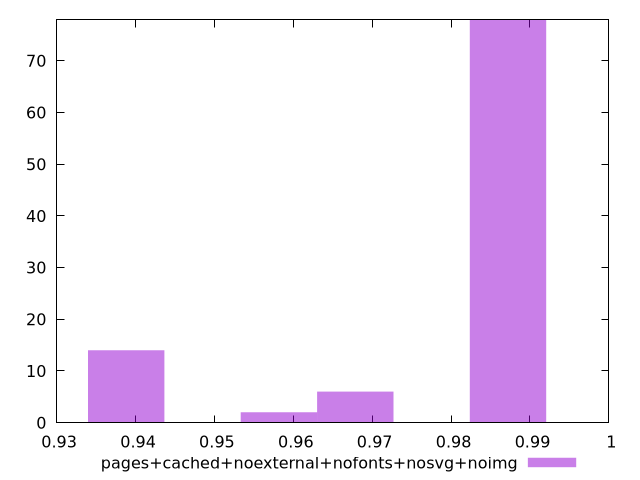

Reproduce this figure in gnuplot.
$_pagesCachedNoexternalNofontsNosvgNoimg <<EOF
0.987213181478213 78
0.9388203784645751 14
0.9581774996700303 2
0.967856060272758 6
EOF
set key outside below
set terminal pngcairo
set output "report_00006_2020-11-02T20-21-41.718Z/first-meaningful-paint/pages+cached+noexternal+nofonts+nosvg+noimg//hist.png"
set yrange [0:78]
set boxwidth 0.009678560602727579
set style fill transparent solid 0.5 noborder
plot $_pagesCachedNoexternalNofontsNosvgNoimg title "pages+cached+noexternal+nofonts+nosvg+noimg" with boxes ,
